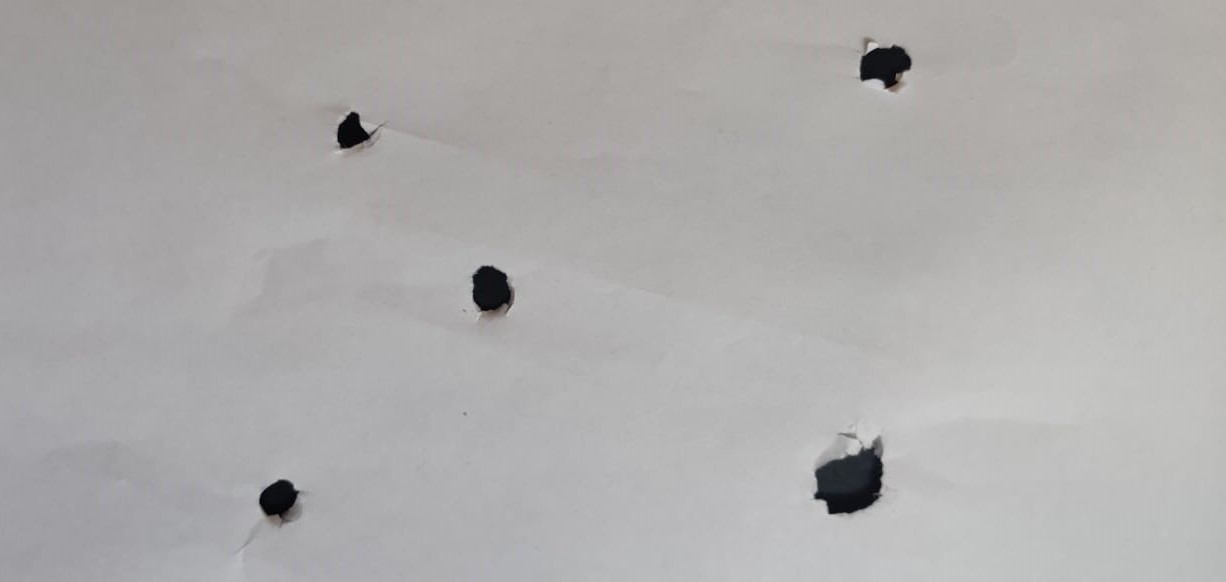
#> input picture TestImages/hole5.jpg, 1226 x 582 px
$ python detect2.py   (older library calls are emulated)
#> lines starting #> are read from the running program, lines starting #| are printed output that depends on the picture; after the words box and inside, x2 and y2 are one past the last pixel; in counts of white or black regions, pixels touching at a corner belong together
import cv2
import numpy as np

im = cv2.imread('./TestImages/hole5.jpg')
#> im is the input picture: shape (582, 1226, 3); mean B, G, R 172.1, 172.6, 173.8

gray=cv2.cvtColor(im,cv2.COLOR_BGR2GRAY)
gray=cv2.threshold(gray,20,255,cv2.THRESH_BINARY)[1]
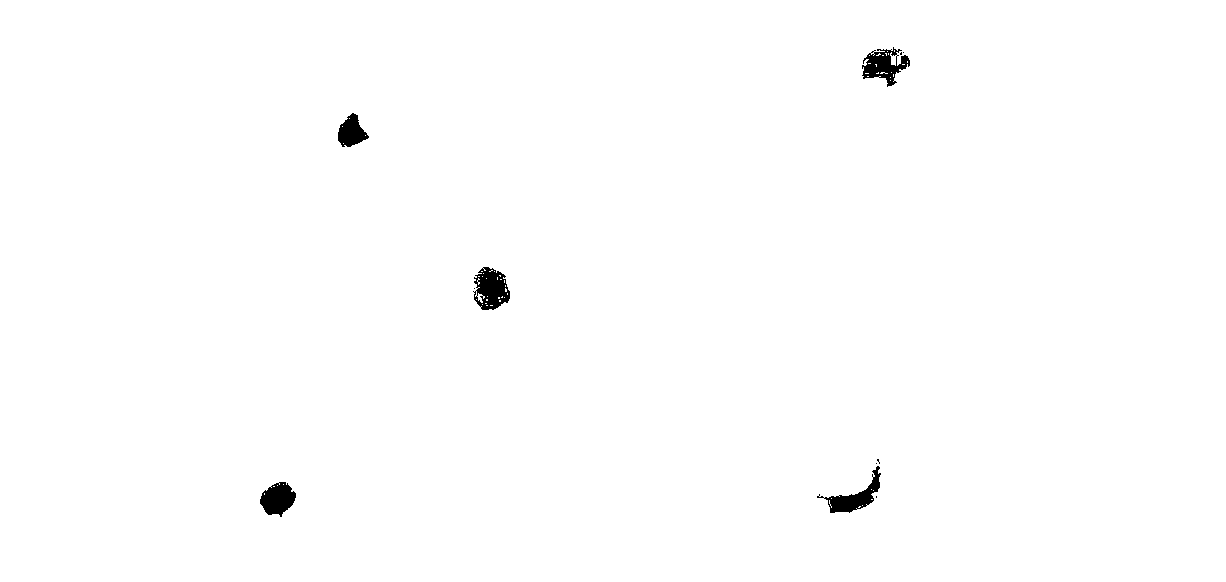
#> gray: shape (582, 1226); 99.4% white; 11 black regions (6 under 20 px)
cv2.imshow('gray',gray)

image,contours,hierarchy = cv2.findContours(gray,cv2.RETR_LIST ,cv2.CHAIN_APPROX_SIMPLE)
#> contours = 81 contours, 75 with area under 20; largest, box (x1, y1, x2, y2) and area: (0, 0, 1226, 582) 711725, (473, 266, 511, 311) 1214, (861, 46, 911, 88) 1128, (823, 465, 882, 514) 976, (259, 481, 297, 518) 902, (337, 112, 370, 148) 688
count =0
for cnt in contours:
    area = cv2.contourArea(cnt)

    if area>100 and area<1500:
        cv2.drawContours(im,[cnt],0,(255,0,0),5)
        count = count+1
#> this loop made 81 passes
#> area on passes 15, 17, 49, 54, 80: 901.5, 976.5, 1214, 688, 1127.5
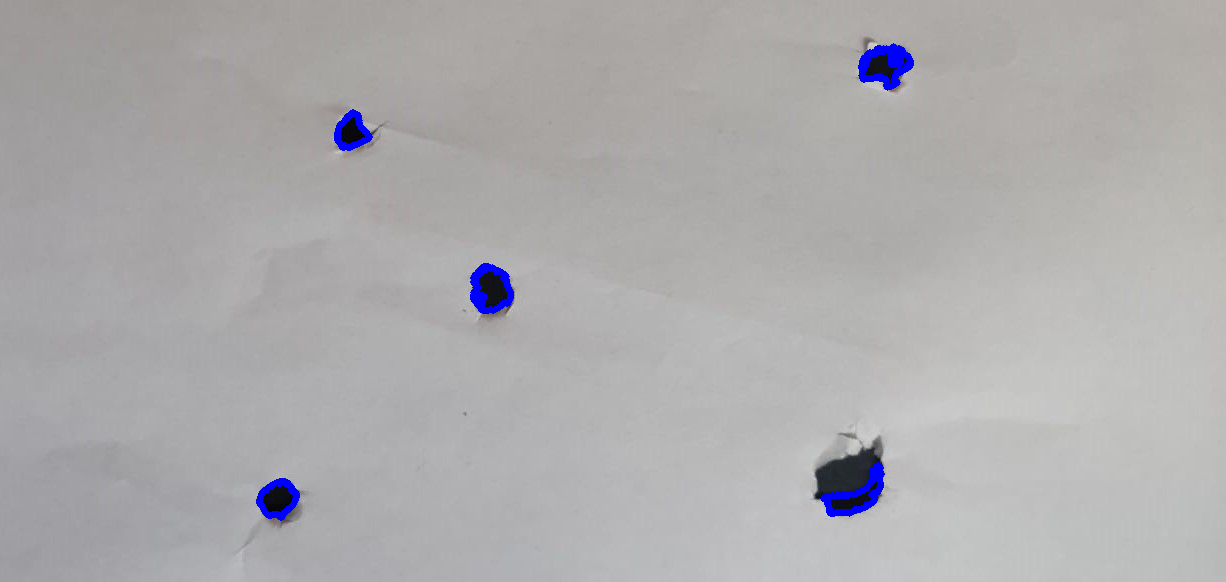
#> im: shape (582, 1226, 3); 0.71% of pixels changed, all inside (x1, y1, x2, y2) = (256, 43, 914, 521)
#> after the loop, count = 5
print(count)
#| 5
cv2.imshow('im',im)
cv2.waitKey()
